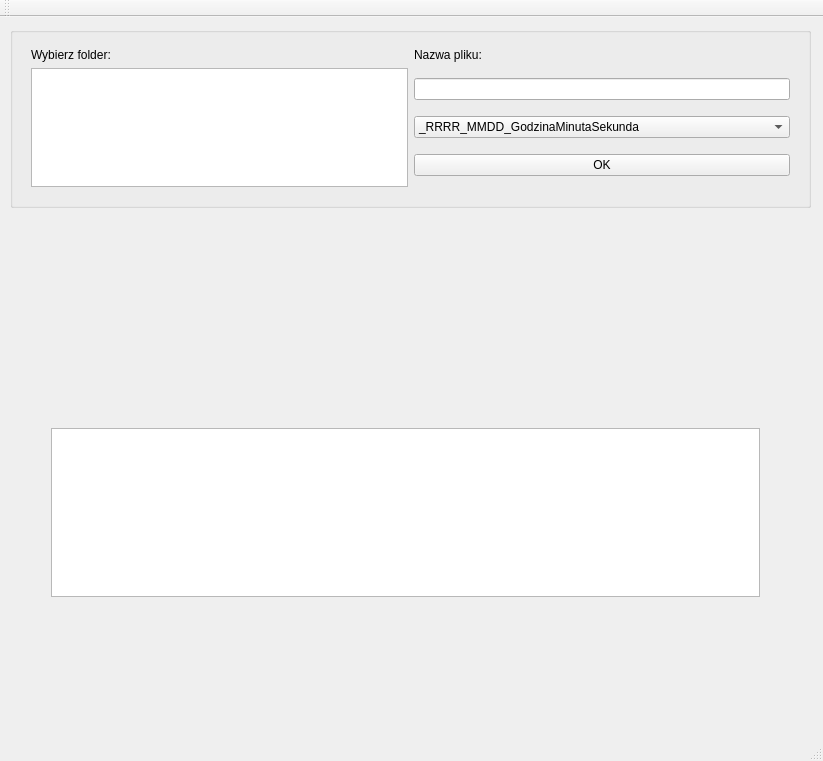
<?xml version="1.0" encoding="UTF-8"?>
<ui version="4.0">
 <class>MainWindow</class>
 <widget class="QMainWindow" name="MainWindow">
  <property name="geometry">
   <rect>
    <x>0</x>
    <y>0</y>
    <width>823</width>
    <height>761</height>
   </rect>
  </property>
  <property name="sizePolicy">
   <sizepolicy hsizetype="Preferred" vsizetype="Preferred">
    <horstretch>0</horstretch>
    <verstretch>0</verstretch>
   </sizepolicy>
  </property>
  <property name="minimumSize">
   <size>
    <width>823</width>
    <height>761</height>
   </size>
  </property>
  <property name="maximumSize">
   <size>
    <width>823</width>
    <height>761</height>
   </size>
  </property>
  <property name="windowTitle">
   <string>MainWindow</string>
  </property>
  <widget class="QWidget" name="centralWidget">
   <widget class="QGroupBox" name="groupBox">
    <property name="geometry">
     <rect>
      <x>10</x>
      <y>10</y>
      <width>801</width>
      <height>181</height>
     </rect>
    </property>
    <property name="title">
     <string/>
    </property>
    <widget class="QWidget" name="gridLayoutWidget">
     <property name="geometry">
      <rect>
       <x>10</x>
       <y>10</y>
       <width>781</width>
       <height>161</height>
      </rect>
     </property>
     <layout class="QGridLayout" name="gridLayout">
      <item row="1" column="0">
       <widget class="QTreeView" name="treeView">
        <property name="verticalScrollBarPolicy">
         <enum>Qt::ScrollBarAsNeeded</enum>
        </property>
        <property name="horizontalScrollBarPolicy">
         <enum>Qt::ScrollBarAsNeeded</enum>
        </property>
        <property name="autoScroll">
         <bool>true</bool>
        </property>
        <property name="editTriggers">
         <set>QAbstractItemView::CurrentChanged|QAbstractItemView::DoubleClicked|QAbstractItemView::EditKeyPressed|QAbstractItemView::SelectedClicked</set>
        </property>
        <property name="wordWrap">
         <bool>false</bool>
        </property>
        <attribute name="headerVisible">
         <bool>false</bool>
        </attribute>
        <attribute name="headerVisible">
         <bool>false</bool>
        </attribute>
       </widget>
      </item>
      <item row="1" column="1">
       <layout class="QVBoxLayout" name="verticalLayout">
        <item>
         <widget class="QLineEdit" name="lineEdit"/>
        </item>
        <item>
         <widget class="QComboBox" name="comboBox">
          <item>
           <property name="text">
            <string>_RRRR_MMDD_GodzinaMinutaSekunda</string>
           </property>
          </item>
          <item>
           <property name="text">
            <string>_NumerZdjęcia</string>
           </property>
          </item>
         </widget>
        </item>
        <item>
         <widget class="QPushButton" name="pushButton">
          <property name="text">
           <string>OK</string>
          </property>
         </widget>
        </item>
       </layout>
      </item>
      <item row="0" column="0">
       <widget class="QLabel" name="label">
        <property name="text">
         <string>Wybierz folder:</string>
        </property>
       </widget>
      </item>
      <item row="0" column="1">
       <widget class="QLabel" name="label_2">
        <property name="text">
         <string>Nazwa pliku:</string>
        </property>
       </widget>
      </item>
     </layout>
    </widget>
   </widget>
   <widget class="QWidget" name="horizontalLayoutWidget">
    <property name="geometry">
     <rect>
      <x>40</x>
      <y>400</y>
      <width>731</width>
      <height>191</height>
     </rect>
    </property>
    <layout class="QHBoxLayout" name="horizontalLayout">
     <item>
      <widget class="QTableView" name="tableView"/>
     </item>
    </layout>
   </widget>
  </widget>
  <widget class="QMenuBar" name="menuBar">
   <property name="geometry">
    <rect>
     <x>0</x>
     <y>0</y>
     <width>823</width>
     <height>18</height>
    </rect>
   </property>
  </widget>
  <widget class="QToolBar" name="mainToolBar">
   <attribute name="toolBarArea">
    <enum>TopToolBarArea</enum>
   </attribute>
   <attribute name="toolBarBreak">
    <bool>false</bool>
   </attribute>
  </widget>
  <widget class="QStatusBar" name="statusBar"/>
 </widget>
 <layoutdefault spacing="6" margin="11"/>
 <resources/>
 <connections>
  <connection>
   <sender>treeView</sender>
   <signal>clicked(QModelIndex)</signal>
   <receiver>MainWindow</receiver>
   <slot>getDirPath()</slot>
   <hints>
    <hint type="sourcelabel">
     <x>100</x>
     <y>88</y>
    </hint>
    <hint type="destinationlabel">
     <x>254</x>
     <y>38</y>
    </hint>
   </hints>
  </connection>
 </connections>
 <slots>
  <signal>signalGetDirPath()</signal>
  <slot>getDirPath()</slot>
 </slots>
</ui>
